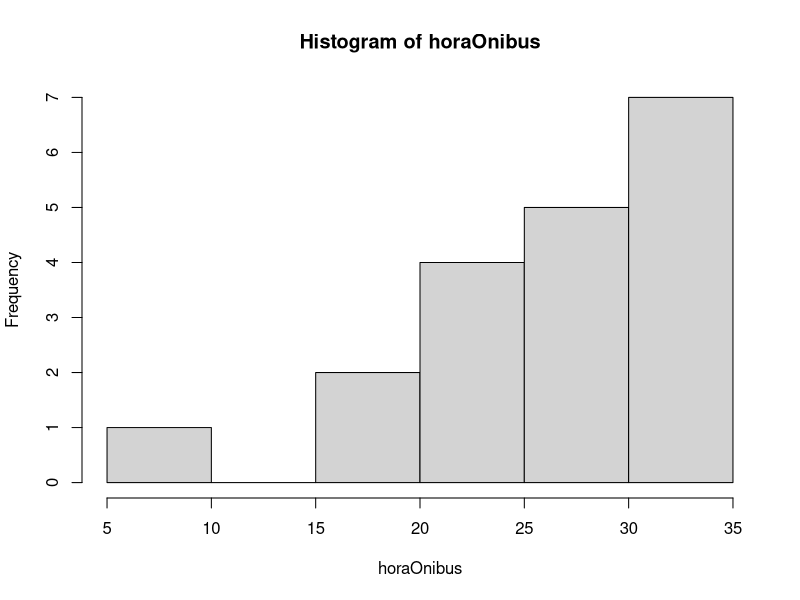

The R script that drew this image:
horaOnibus <- c(30,34,27,28,27,33,22,30,34,33,32,21,20,32,34,22,17,5,25)
sort(horaOnibus)

tamanho <- length(horaOnibus)
tamanho

valorMinimo <- min(horaOnibus)
valorMinimo

valorMaximo <- max(horaOnibus)
valorMaximo

media <- mean(horaOnibus)
media

mediana <- median(horaOnibus)
mediana

moda <- names(which.max(table(horaOnibus)))
moda

hist(horaOnibus)
